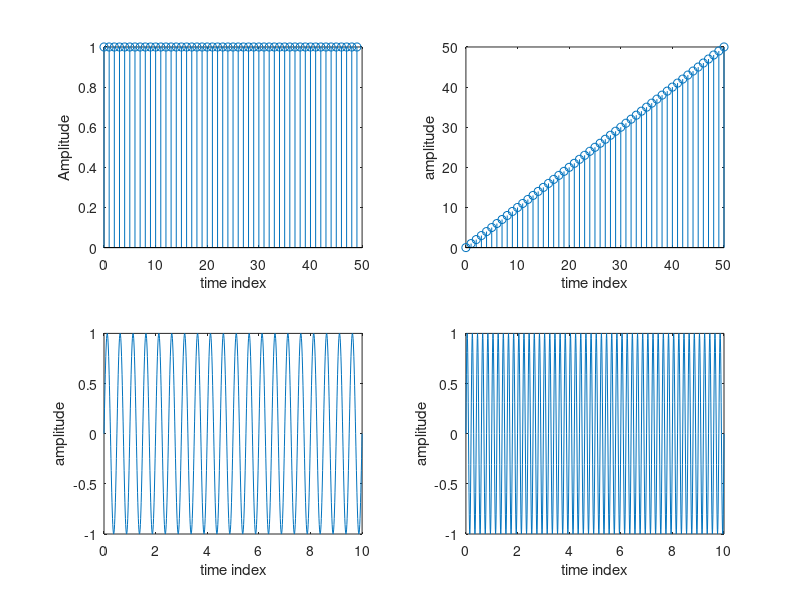

MATLAB code for this plot:
clc;
clear all;
close all;
%%
% unit step signal
N=50
n=0:N-1
x1=ones(1,N)
subplot(2,2,1)
stem(n,x1)
xlabel('time index')
ylabel('Amplitude')
%%
%ramp signal
n1=0:50
x1=n1
subplot(2,2,2)
stem(n1,x1)
xlabel('time index')
ylabel('amplitude')
%%
%sine signal
f=2
t=0:1/100:10
x2=sin(2*pi*f*t)
subplot(2,2,3)
stem(x2,t)
plot(t,x2)
xlabel('time index')
ylabel('amplitude')
%%
%sine 2 signal
f=5
t=0:1/100:10
x2=sin(2*pi*f*t)
subplot(2,2,4)
stem(x2,t)
plot(t,x2)
xlabel('time index')
ylabel('amplitude')